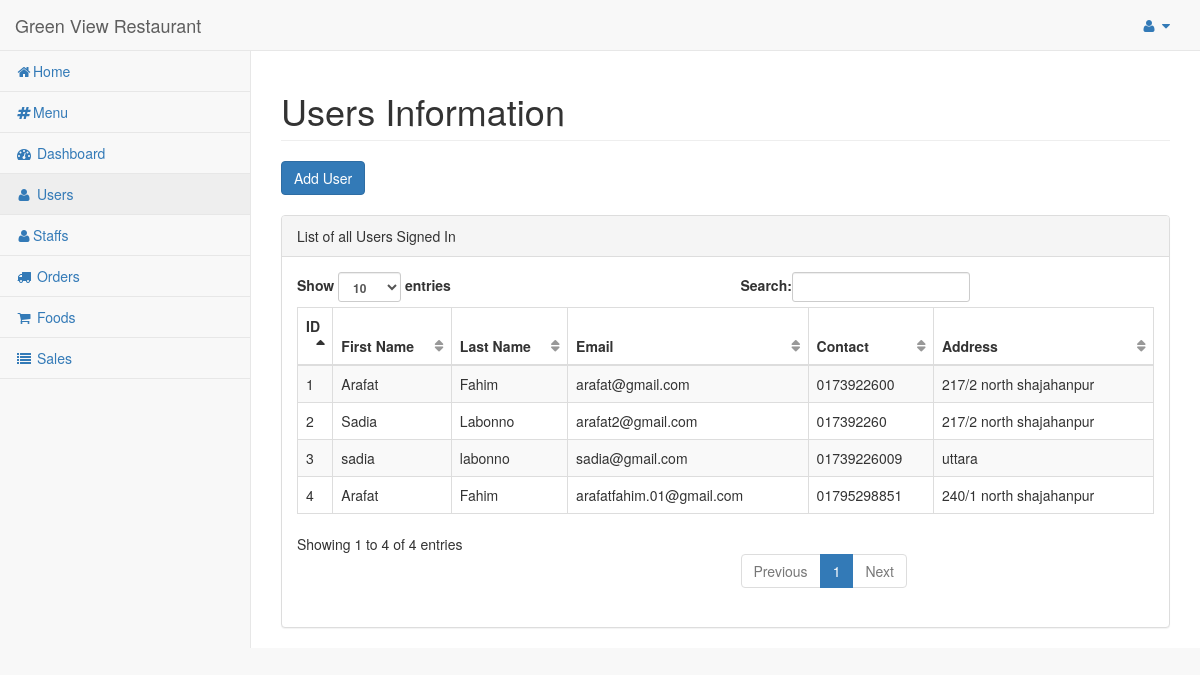
Page /dashboard/admin/users/ (signed in) on the earlier database version.
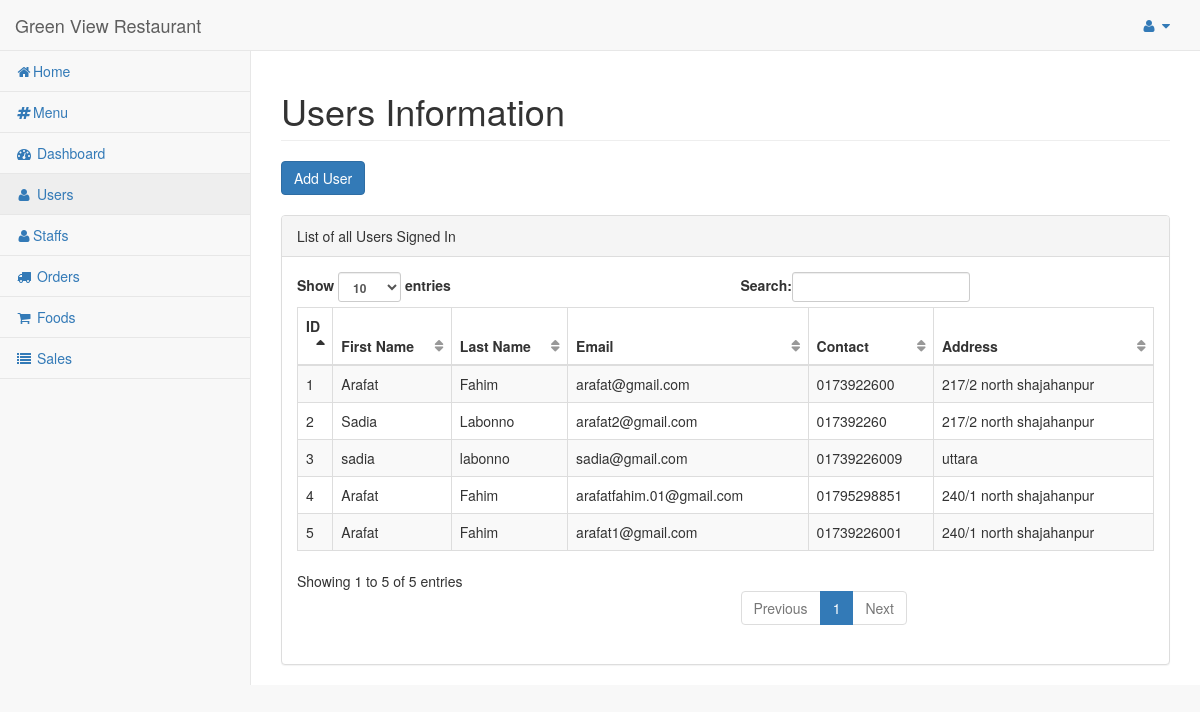
Same page on the later database version.
### hotel/models.py (models this page shows, shortened)
class Customer(models.Model):
    pending = 'Pending'
    verified = 'Verified'
    STATUS = (
        (pending, pending),
        (verified, verified),
    )
    customer = models.ForeignKey(User, on_delete=models.CASCADE)
    address = models.TextField()
    referal_code = models.CharField(max_length=10)
    contact = models.CharField(max_length=10)
    orders = models.IntegerField(default=0)
    total_sale = models.IntegerField(default=0)
    status = models.CharField(max_length=50, choices=STATUS)

### hotel/views.py (the view)
# urls.py: url(r'^dashboard/admin/users/$', views.users_admin, name='users_admin'),
@login_required
@staff_member_required
def users_admin(request):
    customers = Customer.objects.filter()
    return render(request, 'admin_temp/users.html', {'users': customers})

### hotel/templates/admin_temp/users.html (shortened to what this page needs)
{% load static %}
{% include "includes/base.html" %}
{% block main %}
        <div id="page-wrapper">
            <div class="row">
                <div class="col-lg-12">
                    <h1 class="page-header">Users Information</h1>
                    <button type="button" class="btn btn-primary" data-toggle="modal" data-target="#myModal">
                        Add User
                    </button>
                </div>
            </div>
            <br/>
            <div class="row">
                <div class="col-lg-12">
                    <div class="panel panel-default">
                        <div class="panel-heading">
                            List of all Users Signed In
                        </div>
                        <div class="panel-body">
                            <table width="100%" class="table table-striped table-bordered table-hover" id="dataTables-example">
                                <thead>
                                    <tr>
                                        <th>ID</th>
                                        <th>First Name</th>
                                        <th>Last Name</th>
                                        <th>Email</th>
                                        <th>Contact</th>
                                        <th>Address</th>
                                    </tr>
                                </thead>
                                <tbody>
                                    {% for user in users %}
                                    <tr>
                                        <td>{{user.id}}</td>
                                        <td>{{user.customer.first_name}}</td>
                                        <td>{{user.customer.last_name}}</td>
                                        <td>{{user.customer.email}}</td>
                                        <td>{{user.contact}}</td>
                                        <td>{{user.address}}</td>
                                    </tr>
                                    {%  endfor %}
                                </tbody>
                            </table>
                        </div>
                    </div>
                </div>
            </div>
        </div>
{% endblock %}

Differences in the rows shown:
added Customer: id "5", customer.first_name "Arafat", customer.last_name "Fahim", customer.email "arafat1@gmail.com", contact "01739226001", address "240/1 north shajahanpur"
Other differences:
text written by a page script: "Show entries Search: Showing 1 to 4 of 4 entries Previous 1 Next" → "Show entries Search: Showing 1 to 5 of 5 entries Previous 1 Next"
